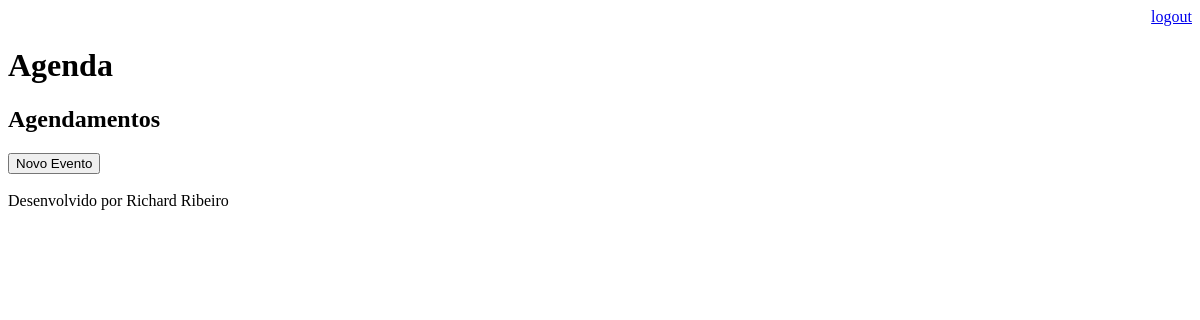
/agenda/ (signed in), run on an earlier commit of the app's database.
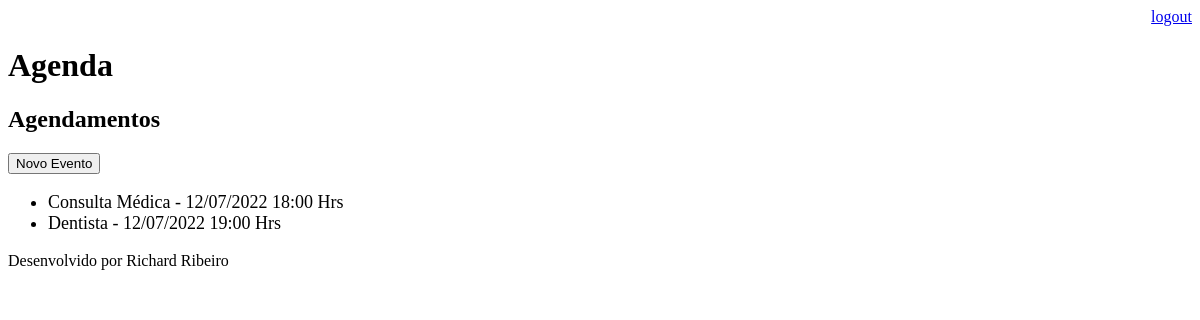
And on a later commit of the database.
### core/models.py (models this page shows, shortened)
class Evento(models.Model):
    titulo = models.CharField(max_length=100)
    descricao = models.TextField(blank=True, null=True)
    data_evento = models.DateTimeField(verbose_name='Data do Evento')
    data_criacao = models.DateTimeField(auto_now=True)
    usuario = models.ForeignKey(User, on_delete=models.CASCADE)
    class Meta:
        db_table = 'evento'
    def get_data_evento(self):
        return self.data_evento.strftime('%d/%m/%Y %H:%M Hrs')

### core/views.py (the view)
# urls.py: path('agenda/', views.lista_eventos),
@login_required(login_url='login/')
def lista_eventos(request):
    usuario = request.user
    evento = Evento.objects.filter(usuario=usuario)
    dados = {'eventos':evento}
    return render(request, 'agenda.html', dados)

### templates/agenda.html
{% extends "model-page.html" %}
    {% block content %}
    <h2>Agendamentos</h2>
    <a href="evento/">
        <button type="button">Novo Evento</button>
    </a>
    <ul style="font-size: 18px">
        {% for evento in eventos %}
             <li>{{ evento.titulo }} - {{ evento.get_data_evento }}</li>
        {% endfor %}
    </ul>
{% endblock %}

### templates/model-page.html
<!DOCTYPE html>
<html lang="en">
<head>
    {% include "model-header.html" %}
</head>
<body>
    {% block content %} {% endblock %}
    {% include "model-footer.html" %}
</body>
</html>

### templates/model-header.html (shortened to what this page needs)
    <div align="right">
        <a href="/logout">logout</a>
    </div>
    <h1>Agenda</h1>

### templates/model-footer.html
<p>Desenvolvido por Richard Ribeiro</p>

What changed in the data, as far as the page shows it:
added Evento: titulo "Consulta Médica", get_data_evento "12/07/2022 18:00 Hrs"
added Evento: titulo "Dentista", get_data_evento "12/07/2022 19:00 Hrs"
